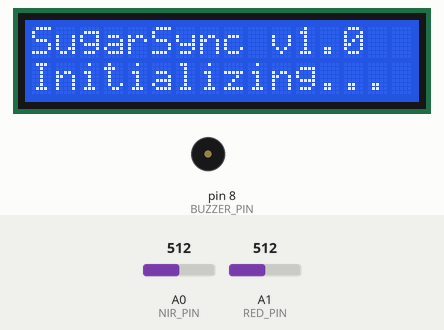
This sketch was run on a simulated Arduino Uno, built with avr-gcc and run on an emulated ATmega328P. Shown: 16×2 character LCD, buzzer (waves = sounding). Inputs (shaded band) come from the test bench; at power-on: A0 (NIR_PIN) = 512, A1 (RED_PIN) = 512. What the sketch prints to the serial monitor is not drawn.

Above: at 0.1 s.
At 2.0 s:
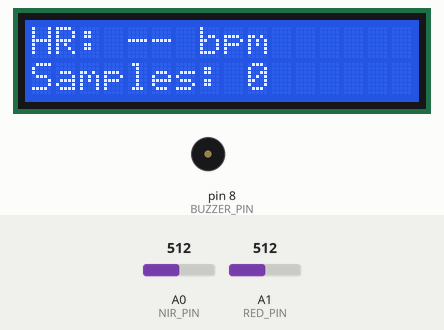
At 20.6 s:
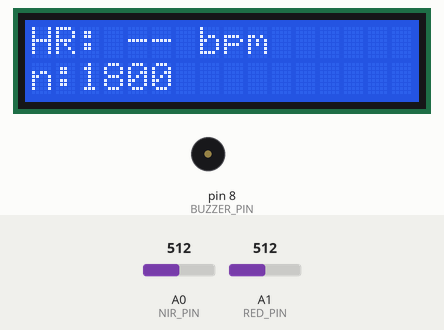
At 39.2 s:
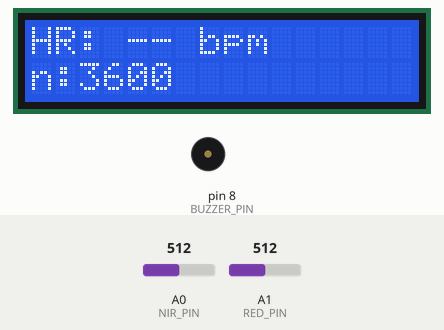
Timing chart, 0 to 40.0 s (numbered marks = the images above):
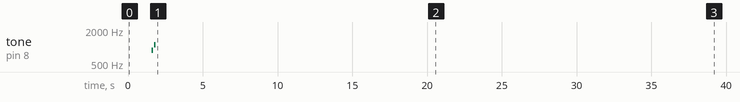

Measured:
- what the display in image 1 shows lasts 0.5 s, from 1.9 s to 2.4 s

The sketch:

ppg_sensor.ino
```cpp
/*
 * SugarSync — NIR-PPG Signal Acquisition
 * Arduino Uno (ATmega328P)
 *
 * Hardware:
 *   - NIR-PPG clip sensor (660nm + 940nm LEDs, photodiode)
 *   - LM358 dual op-amp (analog front end)
 *   - 16x2 LCD (I2C, address 0x27)
 *   - Piezoelectric buzzer (pin 8, optional)
 *
 * Output:
 *   - Serial @ 115200 baud: "TIMESTAMP,NIR_ADC,RED_ADC\n"
 *   - LCD: real-time HR display
 */

#include <Wire.h>
#include <LiquidCrystal_I2C.h>

// ── Pin Assignments ────────────────────────────────────────────────────────
#define NIR_PIN     A0    // NIR (940nm) photodiode output
#define RED_PIN     A1    // Red (660nm) photodiode output
#define BUZZER_PIN  8     // Optional piezo feedback

// ── LCD ───────────────────────────────────────────────────────────────────
LiquidCrystal_I2C lcd(0x27, 16, 2);

// ── Sampling ──────────────────────────────────────────────────────────────
const int    SAMPLE_RATE_HZ  = 100;   // 100 Hz → 10ms per sample
const int    SAMPLE_INTERVAL = 1000 / SAMPLE_RATE_HZ;  // ms
unsigned long lastSampleTime = 0;

// ── Peak Detection (real-time HR) ─────────────────────────────────────────
const int    WINDOW_SIZE     = 100;   // 1s rolling window
int          nirBuffer[100];
int          bufIdx          = 0;
unsigned long lastPeakTime   = 0;
float        heartRate       = 0.0;
int          peakThreshold   = 512;   // adaptive

// ── Session Counter ───────────────────────────────────────────────────────
unsigned long sampleCount    = 0;

// ──────────────────────────────────────────────────────────────────────────
void setup() {
  Serial.begin(115200);
  while (!Serial);

  // LCD init
  lcd.init();
  lcd.backlight();
  lcd.setCursor(0, 0);
  lcd.print("SugarSync v1.0");
  lcd.setCursor(0, 1);
  lcd.print("Initializing...");
  delay(1500);
  lcd.clear();

  // Buzzer startup chirp
  pinMode(BUZZER_PIN, OUTPUT);
  tone(BUZZER_PIN, 880, 100);
  delay(150);
  tone(BUZZER_PIN, 1100, 100);
  delay(150);
  noTone(BUZZER_PIN);

  // Print CSV header
  Serial.println("timestamp_ms,nir_adc,red_adc");

  lcd.setCursor(0, 0);
  lcd.print("HR: -- bpm");
  lcd.setCursor(0, 1);
  lcd.print("Samples: 0");
}

// ──────────────────────────────────────────────────────────────────────────
void loop() {
  unsigned long now = millis();

  if (now - lastSampleTime >= SAMPLE_INTERVAL) {
    lastSampleTime = now;

    // Read ADC
    int nirVal = analogRead(NIR_PIN);
    int redVal = analogRead(RED_PIN);

    // Store in ring buffer
    nirBuffer[bufIdx] = nirVal;
    bufIdx = (bufIdx + 1) % WINDOW_SIZE;

    // Emit CSV line
    Serial.print(now);
    Serial.print(',');
    Serial.print(nirVal);
    Serial.print(',');
    Serial.println(redVal);

    sampleCount++;

    // ── Adaptive peak detection for HR ──────────────────────────────────
    // Update threshold: rolling mean + 10% offset
    long sum = 0;
    for (int i = 0; i < WINDOW_SIZE; i++) sum += nirBuffer[i];
    int rollingMean = sum / WINDOW_SIZE;
    peakThreshold   = rollingMean + (int)(rollingMean * 0.08);

    // Simple peak trigger: signal crosses threshold upward
    static bool inPeak = false;
    if (!inPeak && nirVal > peakThreshold) {
      inPeak = true;
      unsigned long dt = now - lastPeakTime;
      if (dt > 300 && dt < 1500) {          // 40–200 bpm validity
        heartRate     = 60000.0 / (float)dt;
        // Buzz on beat (optional, quiet)
        // tone(BUZZER_PIN, 440, 20);
      }
      lastPeakTime = now;
    } else if (inPeak && nirVal < rollingMean) {
      inPeak = false;
    }

    // ── LCD Update (every 50 samples = 0.5s) ─────────────────────────────
    if (sampleCount % 50 == 0) {
      lcd.setCursor(0, 0);
      lcd.print("HR: ");
      if (heartRate > 0) {
        lcd.print((int)heartRate);
        lcd.print(" bpm   ");
      } else {
        lcd.print("-- bpm  ");
      }

      lcd.setCursor(0, 1);
      lcd.print("n:");
      lcd.print(sampleCount);
      lcd.print("        ");
    }
  }
}
```
